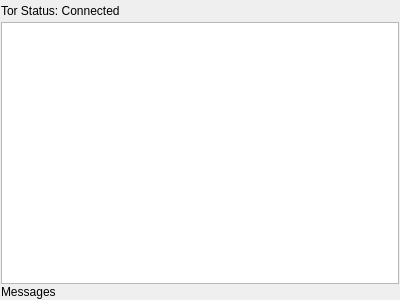
<?xml version="1.0" encoding="UTF-8"?>
<ui version="4.0">
 <class>TMLogWindow</class>
 <widget class="QWidget" name="TMLogWindow">
  <property name="geometry">
   <rect>
    <x>0</x>
    <y>0</y>
    <width>400</width>
    <height>300</height>
   </rect>
  </property>
  <property name="windowTitle">
   <string>Form</string>
  </property>
  <layout class="QVBoxLayout" name="verticalLayout">
   <property name="spacing">
    <number>1</number>
   </property>
   <property name="leftMargin">
    <number>1</number>
   </property>
   <property name="topMargin">
    <number>1</number>
   </property>
   <property name="rightMargin">
    <number>1</number>
   </property>
   <property name="bottomMargin">
    <number>1</number>
   </property>
   <item>
    <layout class="QHBoxLayout" name="horizontalLayout">
     <item>
      <widget class="QLabel" name="torStatus">
       <property name="text">
        <string>Tor Status: Connected</string>
       </property>
      </widget>
     </item>
     <item>
      <spacer name="horizontalSpacer">
       <property name="orientation">
        <enum>Qt::Horizontal</enum>
       </property>
       <property name="sizeHint" stdset="0">
        <size>
         <width>40</width>
         <height>20</height>
        </size>
       </property>
      </spacer>
     </item>
    </layout>
   </item>
   <item>
    <widget class="QPlainTextEdit" name="logBox">
     <property name="readOnly">
      <bool>true</bool>
     </property>
    </widget>
   </item>
   <item>
    <widget class="QLabel" name="messageBox">
     <property name="text">
      <string>Messages</string>
     </property>
    </widget>
   </item>
  </layout>
 </widget>
 <resources/>
 <connections/>
</ui>
